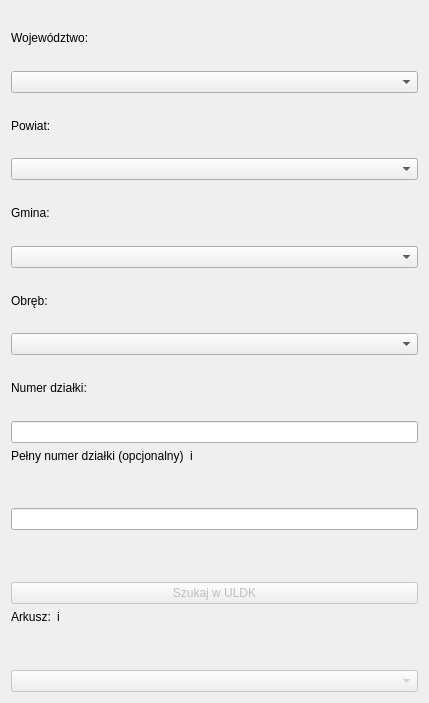
<?xml version="1.0" encoding="UTF-8"?>
<ui version="4.0">
 <class>Frame</class>
 <widget class="QFrame" name="Frame">
  <property name="geometry">
   <rect>
    <x>0</x>
    <y>0</y>
    <width>429</width>
    <height>703</height>
   </rect>
  </property>
  <property name="windowTitle">
   <string>Frame</string>
  </property>
  <property name="frameShape">
   <enum>QFrame::NoFrame</enum>
  </property>
  <property name="frameShadow">
   <enum>QFrame::Raised</enum>
  </property>
  <property name="lineWidth">
   <number>0</number>
  </property>
  <layout class="QVBoxLayout" name="verticalLayout">
   <item>
    <widget class="QLabel" name="label_province">
     <property name="text">
      <string>Województwo:</string>
     </property>
    </widget>
   </item>
   <item>
    <widget class="QComboBox" name="combobox_province"/>
   </item>
   <item>
    <widget class="QLabel" name="label_county">
     <property name="text">
      <string>Powiat:</string>
     </property>
    </widget>
   </item>
   <item>
    <widget class="QComboBox" name="combobox_county"/>
   </item>
   <item>
    <widget class="QLabel" name="label_municipality">
     <property name="text">
      <string>Gmina:</string>
     </property>
    </widget>
   </item>
   <item>
    <widget class="QComboBox" name="combobox_municipality"/>
   </item>
   <item>
    <widget class="QLabel" name="label_precinct">
     <property name="text">
      <string>Obręb:</string>
     </property>
    </widget>
   </item>
   <item>
    <widget class="QComboBox" name="combobox_precinct"/>
   </item>
   <item>
    <widget class="QLabel" name="label_teryt">
     <property name="text">
      <string>Numer działki:</string>
     </property>
    </widget>
   </item>
   <item>
    <widget class="QLineEdit" name="lineedit_plot_id">
     <property name="enabled">
      <bool>true</bool>
     </property>
     <property name="minimumSize">
      <size>
       <width>150</width>
       <height>0</height>
      </size>
     </property>
     <property name="readOnly">
      <bool>false</bool>
     </property>
     <property name="clearButtonEnabled">
      <bool>false</bool>
     </property>
    </widget>
   </item>
   <item>
    <layout class="QFormLayout" name="formLayout">
     <item row="0" column="0">
      <widget class="QLabel" name="label_full_id">
       <property name="text">
        <string>Pełny numer działki (opcjonalny)</string>
       </property>
      </widget>
     </item>
     <item row="0" column="1">
      <widget class="QLabel" name="label_info_full_id">
       <property name="maximumSize">
        <size>
         <width>15</width>
         <height>15</height>
        </size>
       </property>
       <property name="toolTip">
        <string>Możesz ręcznie wpisać kod TERYT działki</string>
       </property>
       <property name="text">
        <string>i</string>
       </property>
       <property name="scaledContents">
        <bool>true</bool>
       </property>
      </widget>
     </item>
    </layout>
   </item>
   <item>
    <widget class="QLineEdit" name="lineedit_full_teryt">
     <property name="enabled">
      <bool>true</bool>
     </property>
     <property name="minimumSize">
      <size>
       <width>150</width>
       <height>0</height>
      </size>
     </property>
     <property name="readOnly">
      <bool>false</bool>
     </property>
     <property name="clearButtonEnabled">
      <bool>false</bool>
     </property>
    </widget>
   </item>
   <item>
    <spacer name="verticalSpacer_7">
     <property name="orientation">
      <enum>Qt::Vertical</enum>
     </property>
     <property name="sizeType">
      <enum>QSizePolicy::Minimum</enum>
     </property>
     <property name="sizeHint" stdset="0">
      <size>
       <width>20</width>
       <height>46</height>
      </size>
     </property>
    </spacer>
   </item>
   <item>
    <widget class="QPushButton" name="button_search">
     <property name="enabled">
      <bool>false</bool>
     </property>
     <property name="text">
      <string>Szukaj w ULDK</string>
     </property>
    </widget>
   </item>
   <item>
    <layout class="QFormLayout" name="formLayout_2">
     <item row="0" column="0">
      <widget class="QLabel" name="label_sheet">
       <property name="text">
        <string>Arkusz:</string>
       </property>
      </widget>
     </item>
     <item row="0" column="1">
      <widget class="QLabel" name="label_info_sheet">
       <property name="maximumSize">
        <size>
         <width>15</width>
         <height>15</height>
        </size>
       </property>
       <property name="toolTip">
        <string>Możesz ręcznie wpisać kod TERYT działki</string>
       </property>
       <property name="text">
        <string>i</string>
       </property>
       <property name="scaledContents">
        <bool>true</bool>
       </property>
      </widget>
     </item>
    </layout>
   </item>
   <item>
    <widget class="QComboBox" name="combobox_sheet">
     <property name="enabled">
      <bool>false</bool>
     </property>
    </widget>
   </item>
  </layout>
 </widget>
 <resources/>
 <connections/>
</ui>
